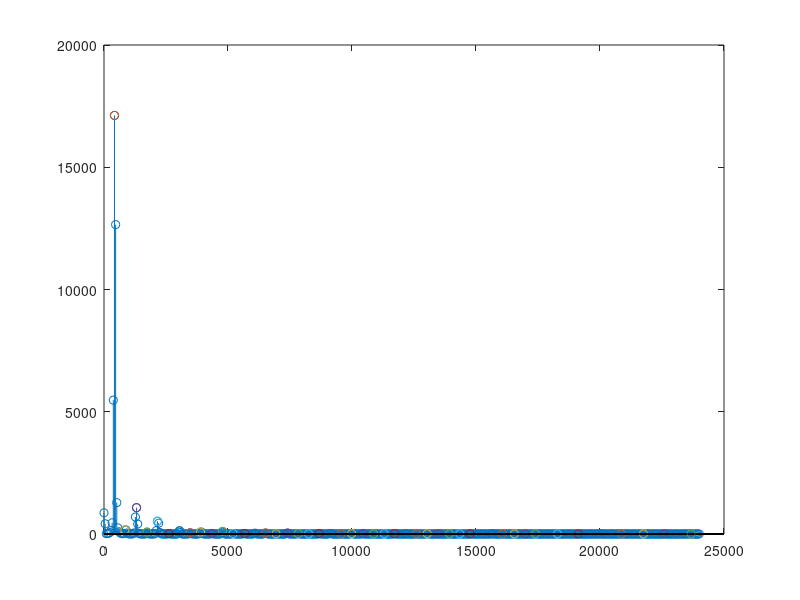

Write the MATLAB code that produced this figure.
fft = [];

load ftt_422 % this data is for f_gen = 422 measured on 16bits/48kHz

res = 48000 / 1024;

stem((0:(size(fft,1)-1)) * res, fft)

hold on;

avg = mean(fft) / 32;

for i=2:(size(fft,1)-1)
    if(fft(i-1) <= fft(i) && fft(i+1) <= fft(i) && fft(i) > avg)
        stem((i-1) * res, fft(i), 'LineStyle', 'none', 'color', 'red')
    end
end

hold off;